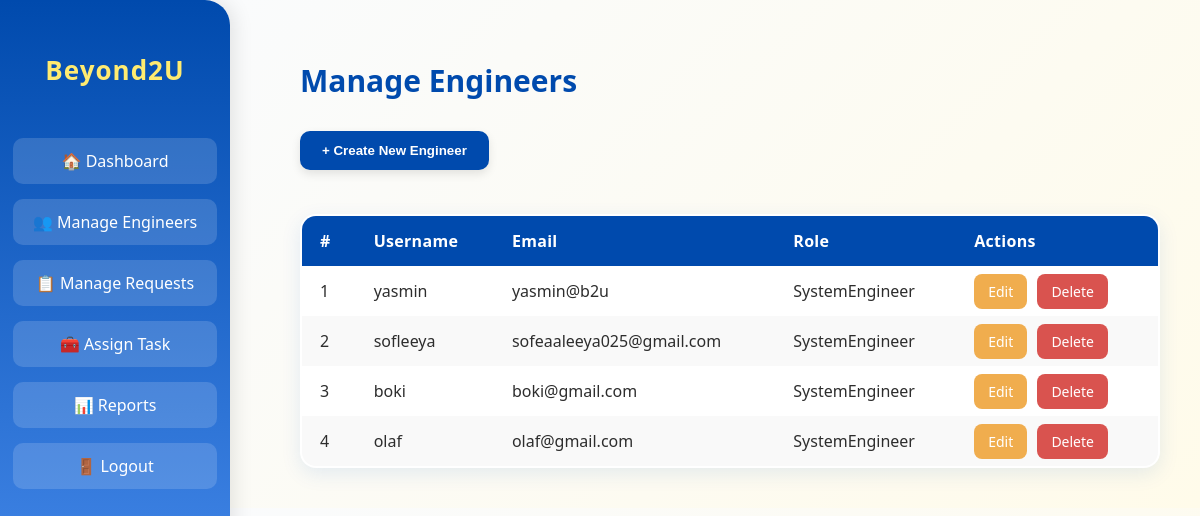
Page /beyond2u/dashboard/teamlead/manage-engineers/ (signed in) on the committed database.
### inventorySystem/models.py (models this page shows, shortened)
class User(AbstractUser):
    ROLE_CHOICES = [
        ('TeamLead', 'Team Lead'),
        ('SystemEngineer', 'System Engineer'),
    ]
    role = models.CharField(max_length=20, choices=ROLE_CHOICES, default='SystemEngineer')

### inventorySystem/views.py (the view, shortened to what this page needs)
# urls.py: path('dashboard/teamlead/manage-engineers/', views.manage_engineers, name='manage_engineers'),
@require_role('TeamLead')
def manage_engineers(request):
    engineers = User.objects.filter(role='SystemEngineer')
    return render(request, "manage_engineers.html", {"engineers": engineers})

### inventorySystem/views.py (called while the page is built, shortened)
def require_role(role):
    def decorator(view_func):
        @wraps(view_func)
        @login_required(login_url='login')
        def _wrapped(request, *args, **kwargs):
            return view_func(request, *args, **kwargs)
        return _wrapped
    return decorator

### inventorySystem/templates/manage_engineers.html (shortened to what this page needs)
<!DOCTYPE html>
<html lang="en">
<head>
</head>
<body>
  <div class="sidebar">
    <h2>Beyond2U</h2>
    <a href="{% url 'teamlead_dashboard' %}">🏠 Dashboard</a>
    <a href="{% url 'manage_engineers' %}">👥 Manage Engineers</a>
    <a href="{% url 'manage_requests' %}">📋 Manage Requests</a>
    <a href="{% url 'assign_task' %}">🧰 Assign Task</a>
    <a href="{% url 'reports' %}">📊 Reports</a>
    <a href="{% url 'logout' %}">🚪 Logout</a>
  </div>
  <div class="content">
    <h1>Manage Engineers</h1>
    <div class="top-actions">
      <button onclick="toggleForm()">+ Create New Engineer</button>
    </div>
    <br>
   <br>
    <table>
      <thead>
        <tr>
          <th>#</th>
          <th>Username</th>
          <th>Email</th>
          <th>Role</th>
          <th>Actions</th>
        </tr>
      </thead>
      <tbody>
        {% for engineer in engineers %}
        <tr>
          <td>{{ forloop.counter }}</td>
          <td>{{ engineer.username }}</td>
          <td>{{ engineer.email }}</td>
          <td>{{ engineer.role }}</td>
          <td>
            <a href="{% url 'edit_engineer' engineer.id %}" class="action-btn edit-btn">Edit</a>
            <a href="{% url 'delete_engineer' engineer.id %}" class="action-btn delete-btn">Delete</a>
          </td>
        </tr>
        {% empty %}
        <tr>
          <td colspan="5" style="text-align:center;">No engineers found.</td>
        </tr>
        {% endfor %}
      </tbody>
    </table>
  </div>
</body>
</html>

### inventorySystem/templates/manage_engineers.html (style rules this page uses)
body { margin: 0; font-family: 'Segoe UI', sans-serif; background: linear-gradient(135deg, #f9fbff, #fffbea); color: #2d2d2d; }
.sidebar { position: fixed; top: 0; left: 0; width: 230px; height: 100%; background: linear-gradient(180deg, #004aad, #5c9eff); color: white; display: flex; flex-direction: column; align-items: center; padding-top: 30px; box-shadow: 4px 0 20px rgba(0, 0, 0, 0.1); border-top-right-radius: 25px; border-bottom-right-radius: 25px; }
.sidebar h2 { font-size: 26px; font-weight: 700; color: #ffeb70; margin-bottom: 50px; letter-spacing: 1px; }
.sidebar a { display: block; width: 80%; text-align: center; color: white; text-decoration: none; background: rgba(255, 255, 255, 0.15); padding: 12px 10px; border-radius: 10px; margin-bottom: 15px; transition: all 0.3s ease; }
.content { margin-left: 260px; padding: 40px; }
h1 { font-size: 30px; color: #004aad; margin-bottom: 30px; }
.top-actions button { background-color: #004aad; color: white; padding: 12px 22px; border: none; border-radius: 10px; font-weight: 600; cursor: pointer; transition: all 0.3s ease; box-shadow: 0 4px 10px rgba(0, 0, 0, 0.1); }
table { width: 100%; border-collapse: collapse; background-color: white; border-radius: 16px; overflow: hidden; box-shadow: 0 6px 20px rgba(0, 84, 200, 0.1); border: 2px solid #e0ecff; }
th, td { padding: 14px 18px; text-align: left; }
th { background-color: #004aad; color: white; font-size: 16px; letter-spacing: 0.3px; }
tr:nth-child(even) { background-color: #f9f9f9; }
.action-btn { padding: 8px 14px; border-radius: 8px; text-decoration: none; color: white; margin-right: 6px; font-size: 14px; transition: 0.3s; }
.edit-btn { background-color: #f0ad4e; }
.delete-btn { background-color: #d9534f; }

### rows in the picture
User: username "yasmin", email "yasmin@b2u", role "SystemEngineer"
User: username "sofleeya", email "sofeaaleeya025@gmail.com", role "SystemEngineer"
User: username "boki", email "boki@gmail.com", role "SystemEngineer"
User: username "olaf", email "olaf@gmail.com", role "SystemEngineer"
